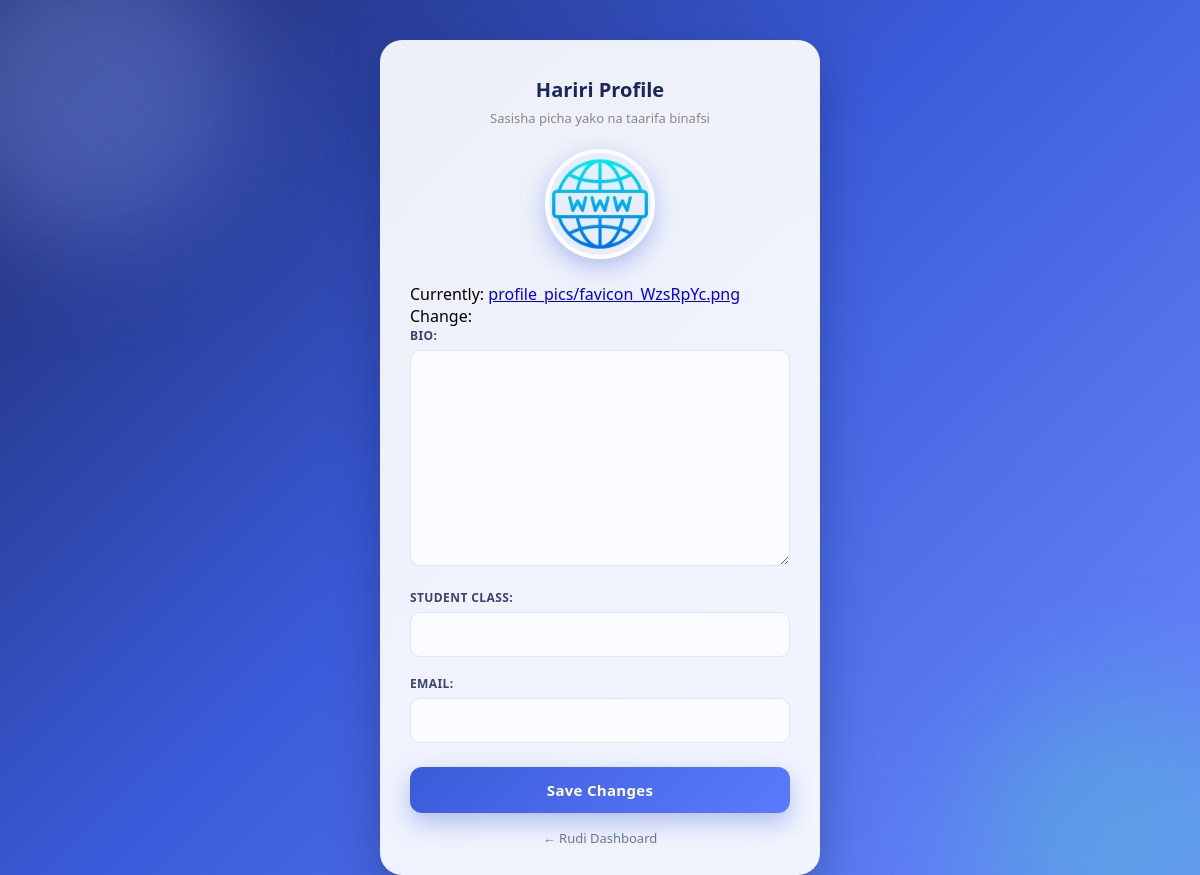
Page /profile/edit/ (signed in) on the committed database.
### mysite_app/models.py (models this page shows, shortened)
class Profile(models.Model):
    user = models.OneToOneField(
        User,
        on_delete=models.CASCADE
    )
    profile_picture = models.ImageField(
        upload_to='profile_pics/',
        default='default.png'
    )
    bio = models.TextField(blank=True)

class StudentProfile(models.Model):
    user = models.ForeignKey(
        User,
        on_delete=models.CASCADE
    )
    admission_number = models.CharField(max_length=50, blank=True, null=True)
    student_class = models.CharField(max_length=50, blank=True, null=True)
    email = models.EmailField()
    is_paid = models.BooleanField(default=False)
    is_verified = models.BooleanField(default=False)

### mysite_app/views.py (the view)
# urls.py: path("profile/edit/", edit_profile, name="edit_profile"),
@login_required
def edit_profile(request):
    profile, _ = Profile.objects.get_or_create(user=request.user)
    student, _ = StudentProfile.objects.get_or_create(user=request.user)
    if request.method == 'POST':
        pform = ProfileForm(request.POST, request.FILES, instance=profile)
        sform = StudentEditForm(request.POST, instance=student)
        if pform.is_valid() and sform.is_valid():
            pform.save()
            sform.save()
            return redirect('dashboard')
    else:
        pform = ProfileForm(instance=profile)
        sform = StudentEditForm(instance=student)
    return render(request, 'edit_profile.html', {'pform': pform, 'sform': sform})

### mysite_app/forms.py
class ProfileForm(forms.ModelForm):
    class Meta:
        model = Profile
        fields = ['profile_picture', 'bio']

class StudentEditForm(forms.ModelForm):
    class Meta:
        model = StudentProfile
        fields = ['student_class', 'email']

### mysite_app/templates/edit_profile.html (shortened to what this page needs)
{% load static %}
<!DOCTYPE html>
<html lang="sw">
<head>
</head>
<body>
<div class="card">
  <h2>Hariri Profile</h2>
  <div class="sub">Sasisha picha yako na taarifa binafsi</div>
  <form method="post" enctype="multipart/form-data" id="editForm">
    <div class="avatar-wrap">
      <label for="{{ pform.profile_picture.id_for_label }}" class="avatar-circle" id="avatarCircle">
        {% if pform.instance.profile_picture %}
          <img src="{{ pform.instance.profile_picture.url }}" alt="Profile" id="avatarPreview">
        {% else %}
          <span class="placeholder-icon" id="avatarPlaceholder">👤</span>
          <img src="" alt="Profile" id="avatarPreview" style="display:none;">
        {% endif %}
      </label>
    </div>
    {{ pform.profile_picture }}
    <p>
      {{ pform.bio.label_tag }}
      {{ pform.bio }}
    </p>
    {{ sform.as_p }}
    <button type="submit">Save Changes</button>
  </form>
  <a href="{% url 'dashboard' %}" class="back-link">&larr; Rudi Dashboard</a>
</div>
</body>
</html>

### mysite_app/templates/edit_profile.html (style rules this page uses)
* { margin:0; padding:0; box-sizing:border-box; font-family:'Segoe UI', Arial, sans-serif; }
html, body { min-height: 100vh; overflow-y: auto !important; }
body { background: linear-gradient(135deg, #1e2a6b, #3a5bd9 45%, #6c8cff); background-attachment: fixed; display: flex; align-items: center; justify-content: center; padding: 40px 16px; position: relative; }
body::before, body::after { content:''; position:fixed; border-radius:50%; filter:blur(60px); opacity:.35; }
body::before { width:320px; height:320px; background:#8fa8ff; top:-80px; left:-80px; }
body::after { width:280px; height:280px; background:#4ecdc4; bottom:-60px; right:-60px; }
.card { position:relative; z-index:1; background:rgba(255,255,255,0.92); backdrop-filter:blur(10px); border-radius:22px; padding:36px 30px 28px; max-width:440px; width:100%; box-shadow:0 20px 50px rgba(15,25,80,0.35); animation:cardIn .5s ease; margin: auto; }
.card h2 { text-align:center; font-size:20px; color:#1a2560; margin-bottom:6px; }
.card .sub { text-align:center; font-size:13px; color:#888; margin-bottom:22px; }
.avatar-wrap { display:flex; justify-content:center; margin-bottom:24px; }
.avatar-circle { position:relative; width:110px; height:110px; border-radius:50%; overflow:hidden; border:4px solid #fff; box-shadow:0 8px 24px rgba(58,91,217,.35); cursor:pointer; background:#e9edfb; display:flex; align-items:center; justify-content:center; }
.avatar-circle img { width:100%; height:100%; object-fit:cover; }
form p { margin:0 0 18px; }
form p label { display:block; font-size:12px; font-weight:700; color:#3a4270; letter-spacing:.4px; margin-bottom:6px; text-transform:uppercase; }
form input[type="text"], form input[type="email"], form textarea, form select { width:100%; padding:12px 14px; border:1.5px solid #e1e5f5; border-radius:10px; font-size:14px; color:#222; background:#fbfcff; transition:border-color .2s ease, box-shadow .2s ease, transform .15s ease; }
form textarea { resize:vertical; min-height:80px; }
button[type="submit"] { width:100%; margin-top:6px; padding:13px; border:none; border-radius:12px; background:linear-gradient(135deg,#3a5bd9,#5b7bff); color:#fff; font-size:15px; font-weight:700; letter-spacing:.3px; cursor:pointer; box-shadow:0 10px 24px rgba(58,91,217,.35); transition:transform .15s ease, box-shadow .15s ease, opacity .15s ease; }
.back-link { display:block; text-align:center; margin-top:16px; font-size:13px; color:#6b7399; text-decoration:none; }

### rows in the picture
Profile: instance.profile_picture (picture), profile_picture "Currently: profile_pics/favicon_WzsRpYc.png Change:"

### other values in the picture
{{ pform.bio.label_tag }} "BIO:"
